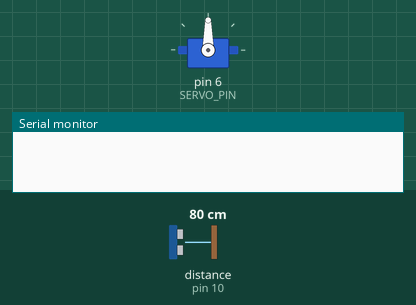
Bench run of a sketch on a simulated Arduino Uno, built with avr-gcc and run on an emulated ATmega328P. Parts: servo, the last lines printed to the serial monitor. Wiring (inferred from the names in the program): ultrasonic range finder: trigger pin 9; echo pin 10. The test bench sets the inputs (shaded band); at power-on: distance to the obstacle (sensor on pin 10) 80 cm. The echo pulse lasts 58.3 µs per cm.

Above: at 0.1 s.
1.8 s: distance to the obstacle (sensor on pin 10) set to 2 cm
At 2.98 s:
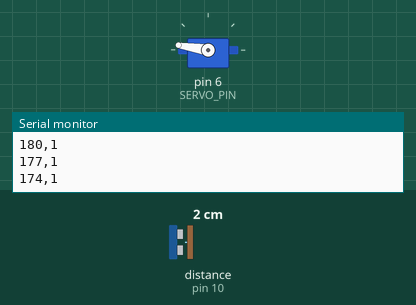
4.8 s: distance to the obstacle (sensor on pin 10) set to 120 cm
At 5.8 s:
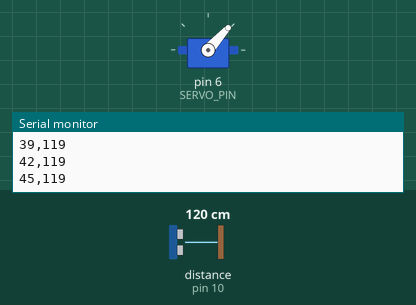
7.8 s: distance to the obstacle (sensor on pin 10) set to 60 cm
At 8.24 s:
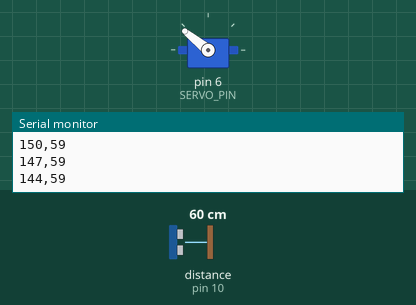
10.8 s: distance to the obstacle (sensor on pin 10) set to 4 cm
Timing chart, 0 to 14.8 s (numbered marks = the images above; inputs shaded):
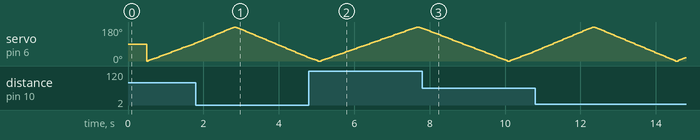

The sketch:

Arduino_Radar_Firmware.ino
```cpp
#include <Servo.h>

Servo radarServo;
const int TRIG_PIN = 9;
const int ECHO_PIN = 10;
const int SERVO_PIN = 6;

long measureDistanceCm() {
  digitalWrite(TRIG_PIN, LOW);
  delayMicroseconds(3);
  digitalWrite(TRIG_PIN, HIGH);
  delayMicroseconds(10);
  digitalWrite(TRIG_PIN, LOW);

  unsigned long duration = pulseIn(ECHO_PIN, HIGH, 25000UL);
  if (duration == 0) return -1;
  return (long)(duration * 0.0343 / 2.0);
}

void setup() {
  Serial.begin(9600);
  pinMode(TRIG_PIN, OUTPUT);
  pinMode(ECHO_PIN, INPUT);
  radarServo.attach(SERVO_PIN);
  radarServo.write(90);
  delay(500);
}

void scanAt(int angle) {
  radarServo.write(angle);
  delay(35);
  long cm = measureDistanceCm();
  Serial.print(angle);
  Serial.print(',');
  Serial.println(cm);
}

void loop() {
  for (int angle = 0; angle <= 180; angle += 3) scanAt(angle);
  for (int angle = 180; angle >= 0; angle -= 3) scanAt(angle);
}
```
